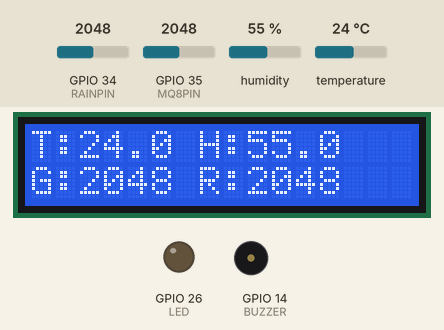
Recording of a sketch running on a simulated ESP32. On the bench: 16×2 character LCD, output pins drawn as LEDs (lit = HIGH), buzzer (waves = sounding, pin HIGH). Inputs (shaded band) come from the test bench; at power-on: GPIO 35 (MQ8PIN) = 2048, humidity 55 %, GPIO 34 (RAINPIN) = 2048, temperature 24 °C. WiFi joins after 1.5 s; servers stay silent unless stated.

Above: at 5.0 s.
5.1 s: GPIO 35 (MQ8PIN) set to 2469
At 6.6 s:
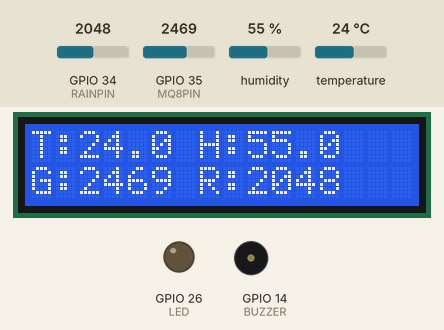
7.4 s: GPIO 35 (MQ8PIN) set to 2540
At 9.0 s:
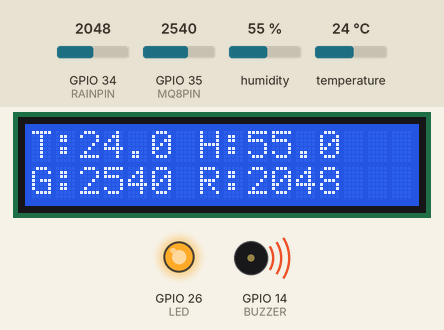
9.4 s: humidity set to 22 %
At 13.1 s:
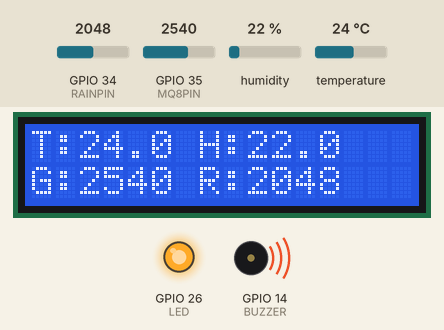
13.4 s: GPIO 34 (RAINPIN) set to 1960
At 15.1 s:
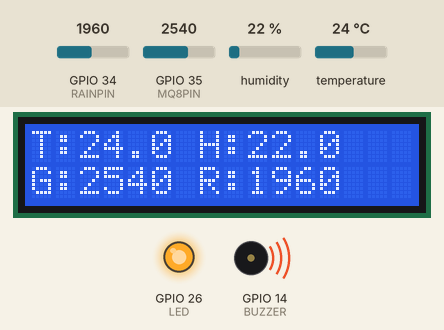
15.4 s: temperature set to 12 °C
At 16.3 s:
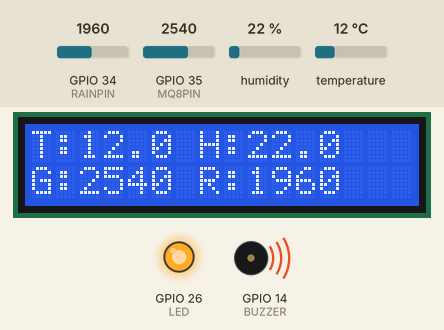
17.4 s: GPIO 34 (RAINPIN) set to 2040
At 18.2 s:
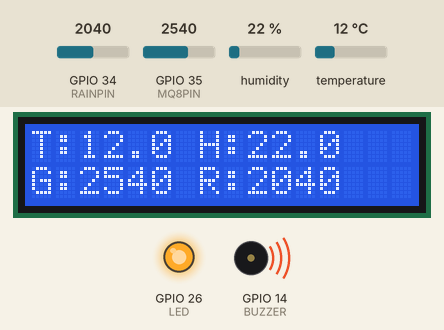
Timing chart, 0 to 20.4 s (numbered marks = the images above; inputs shaded):
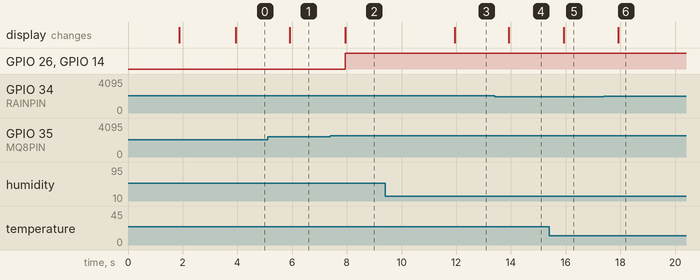

The sketch:

Smart_Weather_Monitoring_System_IOT.ino
```cpp
#define BLYNK_TEMPLATE_ID "TMPL37diIJvAO"
#define BLYNK_TEMPLATE_NAME "Smart Weather Monitoring System"
#define BLYNK_AUTH_TOKEN "ps6xU0w293ccSUMKwWUJWAEtwB0A2ihj"

#include <WiFi.h>
#include <BlynkSimpleEsp32.h>
#include "DHT.h"
#include <Wire.h>
#include <LiquidCrystal_I2C.h>

// Replace with your actual credentials
char auth[] = BLYNK_AUTH_TOKEN;              // Auth Token (from Blynk after creating device)
char ssid[] = "Aagaye Bheek Mangne";               // Your Wi-Fi name
char pass[] = "arrestedinbeauty";           // Your Wi-Fi password

// Sensor and output pins
#define DHTPIN 4
#define DHTTYPE DHT11
#define MQ8PIN 35
#define RAINPIN 34
#define BUZZER 14
#define LED 26

DHT dht(DHTPIN, DHTTYPE);
LiquidCrystal_I2C lcd(0x27, 16, 2);  // Confirmed I2C address 0x27

void setup() {
  Serial.begin(115200);
  Blynk.begin(auth, ssid, pass);

  Wire.begin(21, 22);      // Set I2C pins for ESP32
  lcd.init();              // Initialize the LCD (was lcd.begin() before)
  lcd.backlight();         // Turn on LCD backlight

  dht.begin();

  pinMode(BUZZER, OUTPUT);
  pinMode(LED, OUTPUT);

  lcd.setCursor(0, 0);
  lcd.print("Weather Monitor");
  delay(2000);
  lcd.clear();
}

void loop() {
  Blynk.run();

  static unsigned long lastUpdate = 0;
  unsigned long now = millis();

  if (now - lastUpdate >= 2000) {  // Update every 2 seconds
    lastUpdate = now;

    float temp = dht.readTemperature();
    float hum = dht.readHumidity();
    int gasValue = analogRead(MQ8PIN);
    int rainValue = analogRead(RAINPIN);

    if (!isnan(temp) && !isnan(hum)) {
      Blynk.virtualWrite(V1, (double)temp);
      Blynk.virtualWrite(V2, (double)hum);
      Blynk.virtualWrite(V3, gasValue);
      Blynk.virtualWrite(V4, rainValue);
    }

    lcd.setCursor(0, 0);
    lcd.print("T:"); lcd.print(temp, 1);
    lcd.print(" H:"); lcd.print(hum, 1);
    lcd.setCursor(0, 1);
    lcd.print("G:"); lcd.print(gasValue);
    lcd.print(" R:"); lcd.print(rainValue);

    if (gasValue > 2500) {
      digitalWrite(BUZZER, HIGH);
      digitalWrite(LED, HIGH);
      Blynk.logEvent("gas_alert", "High gas level detected!");
    } else {
      digitalWrite(BUZZER, LOW);
      digitalWrite(LED, LOW);
}
}
}
```

Measured:
- the behaviour switches between 2500 and 2501 on GPIO 35 (MQ8PIN) (found by bisection; images 1 and 2)
- after the input at 5.1 s, the display: changes after 0.81 s (image 1)
- after the input at 7.4 s, GPIO 26 (LED), GPIO 14 (BUZZER): LOW → HIGH after 0.54 s; the display: changes after 0.54 s (image 2)
- after the input at 9.4 s, the display: changes after 2.5 s (image 3)
- after the input at 13.4 s, the display: changes after 0.51 s (image 4)
- after the input at 15.4 s, the display: changes after 0.54 s (image 5)
- after the input at 17.4 s, the display: changes after 0.51 s (image 6)
